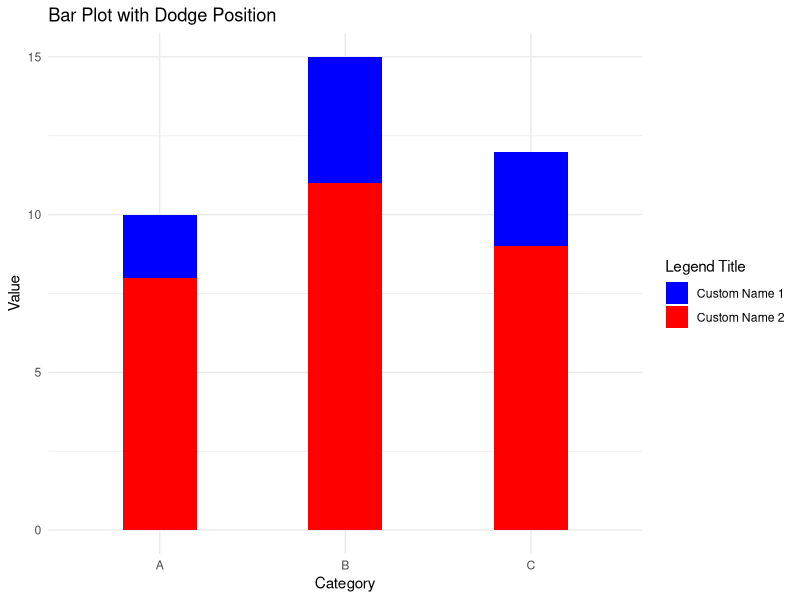

Here is the R script that generated this plot:
# Load ggplot2 library
library(ggplot2)

# Sample data
data <- data.frame(Category = c("A", "B", "C"),
                   Value1 = c(10, 15, 12),
                   Value2 = c(8, 11, 9))

tiff("sampleGeomBarDodge.tiff", units="in", width=10, height=10, res=300)
# Create the bar plot with position "dodge" and different names for each bar
ggplot(data, aes(x = Category)) +
  geom_bar(aes(y = Value1, fill = "Value1"), position = "dodge", stat = "identity", width = 0.4) +
  geom_bar(aes(y = Value2, fill = "Value2"), position = "dodge", stat = "identity", width = 0.4) +
  scale_fill_manual(values = c(Value1 = "blue", Value2 = "red"),
                    name = "Legend Title",
                    labels = c("Value1" = "Custom Name 1", "Value2" = "Custom Name 2")) +
  labs(title = "Bar Plot with Dodge Position",
       x = "Category",
       y = "Value") +
  theme_minimal()
dev.off()
